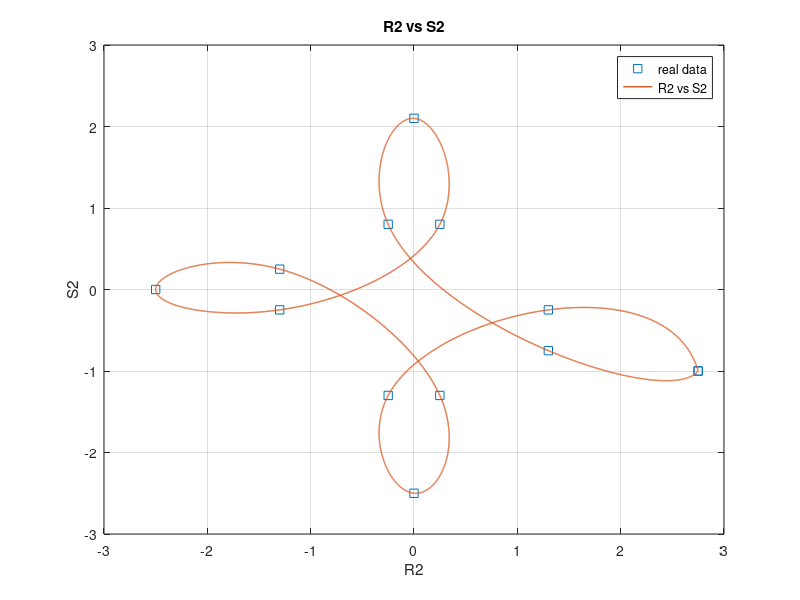

This figure's MATLAB source: (Note: this script raises an error after producing the figure.)
function parametricSplines()
%Part a)
t = [0 1 2 3 4];
x = [0.0 1.0 2.0 2.0 3.0];
y = [0.0 3.0 3.0 4.0 5.0];
value_to_display = linspace(0,4,1000);

xt_spline = spline(t,x);
R = ppval(xt_spline,value_to_display);

yt_spline = spline(t,y);
S = ppval(yt_spline,value_to_display);

plot(x,y,'s',value_to_display,R,'LineWidth',1);
legend("real data","R(t)");
title("x = R(t)"); xlabel("t");ylabel("R(t) or x");grid on;

plot(x,y,'s',value_to_display,S,'LineWidth',1);
legend("real data","S(t)");
title("y = S(t)"); xlabel("t");ylabel("S(t) or y");grid on;

plot(x,y,'s',R,S,'LineWidth',1);
legend("real data","S(t) vs R(t)");
title("S(t) vs R(t)"); xlabel("R(t)");ylabel("S(t)");grid on;

%part b)
x2 = [2.75 1.3 -0.25 0.0 0.25 -1.3 -2.5 -1.3 0.25 0.0 -0.25 1.3 2.75];
y2 = [-1.0 -0.75 0.8 2.1 0.8 -0.25 0.0 0.25 -1.3 -2.5 -1.3 -0.25 -1.0];
t2 = [0 1 2 3 4 5 6 7 8 9 10 11 12];
value_to_display2 = linspace(0,12,5000);

xt2_spline = spline(t2,x2);
R2 = ppval(xt2_spline,value_to_display2);

yt2_spline = spline(t2,y2);
S2 = ppval(yt2_spline,value_to_display2);

plot(x2,y2,'s',R2,S2,'LineWidth',1);
legend("real data","R2 vs S2");
title("R2 vs S2"); xlabel("R2");ylabel("S2");grid on;

%part c)
[list1] = perspline(t2,x2);
[list2] = perspline(t2,y2);
[list3] = perspline(list1,list2);
hold on; plot(x2,y2,'s','LineWidth',1);legend('R2(t) vs S2(t)');hold off;

% %part d)
figure('position', get(0,'screensize')) % largest window possible
axes('position', [0 0 1 1])
axis square % make x,y-axes equal
%imshow('myimage.png') % display your drawing on-screen
[x,y] = ginput; % record mouse clicks until ’Enter’
close % get rid of huge window
save mydatafile.mat x y % save x,y data points to a file
t3 = linspace(0,1,length(x));
[list1] = perspline(t3,x');
[list2] = perspline(t3,y');
[list3] = perspline(list1,list2);
%load(mydatafile , 'x','y');
hold on; plot(x,y,'sb','LineWidth',1); legend("R2 vs S2"); hold off;

end